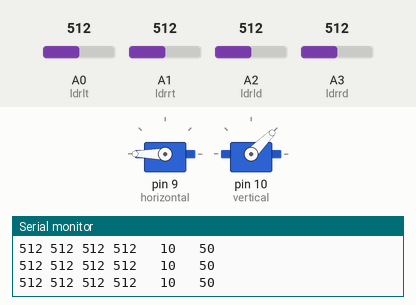
Recording of a sketch running on a simulated Arduino Uno, built with avr-gcc and run on an emulated ATmega328P. Shown: 2 × servo, the last lines printed to the serial monitor. The inputs (shaded band) are chosen by the test bench; at power-on: A0 (ldrlt) = 512, A1 (ldrrt) = 512, A2 (ldrld) = 512, A3 (ldrrd) = 512.

Above: at 4.2 s.
4.3 s: A0 (ldrlt) set to 604
7.3 s: A0 (ldrlt) set to 621
At 7.78 s:
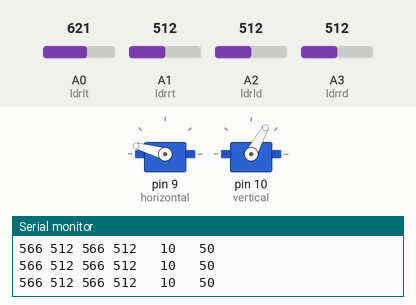
At 8.39 s:
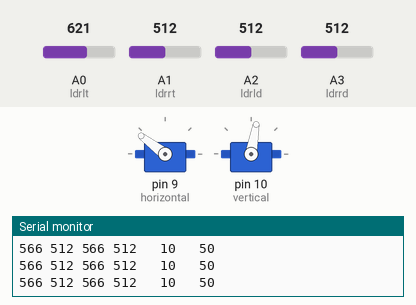
10.3 s: A1 (ldrrt) set to 313
12.1 s: A1 (ldrrt) set to 288
At 14.8 s:
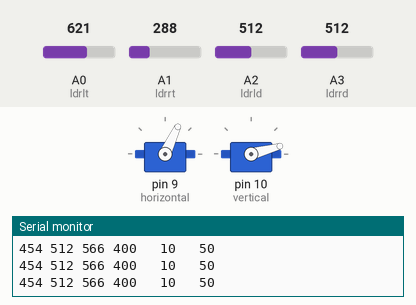
15.1 s: A2 (ldrld) set to 314
16.6 s: A2 (ldrld) set to 280
At 19.3 s:
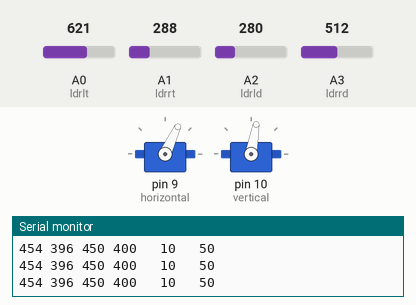
Timing chart, 0 to 20.6 s (numbered marks = the images above; inputs shaded):
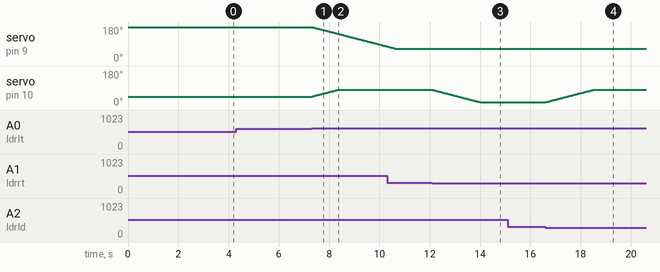

Measured:
- the behaviour switches between 613 and 614 on A0 (ldrlt) (found by bisection; images 0 and 1)
- the behaviour switches between 303 and 302 on A1 (ldrrt) (found by bisection; images 2 and 3)
- the behaviour switches between 296 and 295 on A2 (ldrld) (found by bisection; images 3 and 4)
- after the input at 7.3 s, servo on pin 9 (horizontal): moves from 180° to 78° over 2.9 s, starting at once; servo on pin 10 (vertical): moves from 45° to 80° over 0.99 s, starting at once
- after the input at 12.1 s, servo on pin 10 (vertical): moves from 80° to 15° over 1.9 s, starting at once
- after the input at 16.6 s, servo on pin 10 (vertical): moves from 15° to 80° over 1.9 s, starting at once

The sketch:

Solar_Tracker_arduino.ino
```cpp
#include <Servo.h> // include Servo library

// 180 horizontal MAX
Servo horizontal; // horizontal servo
int servoh = 180;   // 90;     // stand horizontal servo

int servohLimitHigh = 180;
int servohLimitLow = 65;

// 65 degrees MAX
Servo vertical;   // vertical servo
int servov = 45;    //   90;     // stand vertical servo

int servovLimitHigh = 80;
int servovLimitLow = 15;


// LDR pin connections
//  name  = analogpin;
int ldrlt = 0; //LDR top left - BOTTOM LEFT    <--- BDG
int ldrrt = 1; //LDR top rigt - BOTTOM RIGHT
int ldrld = 2; //LDR down left - TOP LEFT
int ldrrd = 3; //ldr down rigt - TOP RIGHT

void setup()
{
  Serial.begin(9600);
// servo connections
// name.attacht(pin);
  horizontal.attach(9);
  vertical.attach(10);
  horizontal.write(180);
  vertical.write(45);
  delay(3000);
}

void loop()
{
  int lt = analogRead(ldrlt); // top left
  int rt = analogRead(ldrrt); // top right
  int ld = analogRead(ldrld); // down left
  int rd = analogRead(ldrrd); // down rigt

  // int dtime = analogRead(4)/20; // read potentiometers
  // int tol = analogRead(5)/4;
  int dtime = 10;
  int tol = 50;

  int avt = (lt + rt) / 2; // average value top
  int avd = (ld + rd) / 2; // average value down
  int avl = (lt + ld) / 2; // average value left
  int avr = (rt + rd) / 2; // average value right

  int dvert = avt - avd; // check the diffirence of up and down
  int dhoriz = avl - avr;// check the diffirence og left and rigt


  Serial.print(avt);
  Serial.print(" ");
  Serial.print(avd);
  Serial.print(" ");
  Serial.print(avl);
  Serial.print(" ");
  Serial.print(avr);
  Serial.print("   ");
  Serial.print(dtime);
  Serial.print("   ");
  Serial.print(tol);
  Serial.println(" ");


  if (-1*tol > dvert || dvert > tol) // check if the diffirence is in the tolerance else change vertical angle
  {
  if (avt > avd)
  {
    servov = ++servov;
     if (servov > servovLimitHigh)
     {
      servov = servovLimitHigh;
     }
  }
  else if (avt < avd)
  {
    servov= --servov;
    if (servov < servovLimitLow)
  {
    servov = servovLimitLow;
  }
  }
  vertical.write(servov);
  }

  if (-1*tol > dhoriz || dhoriz > tol) // check if the diffirence is in the tolerance else change horizontal angle
  {
  if (avl > avr)
  {
    servoh = --servoh;
    if (servoh < servohLimitLow)
    {
    servoh = servohLimitLow;
    }
  }
  else if (avl < avr)
  {
    servoh = ++servoh;
     if (servoh > servohLimitHigh)
     {
     servoh = servohLimitHigh;
     }
  }
  else if (avl = avr)
  {
    // nothing
  }
  horizontal.write(servoh);
  }
   delay(dtime);

}
```
